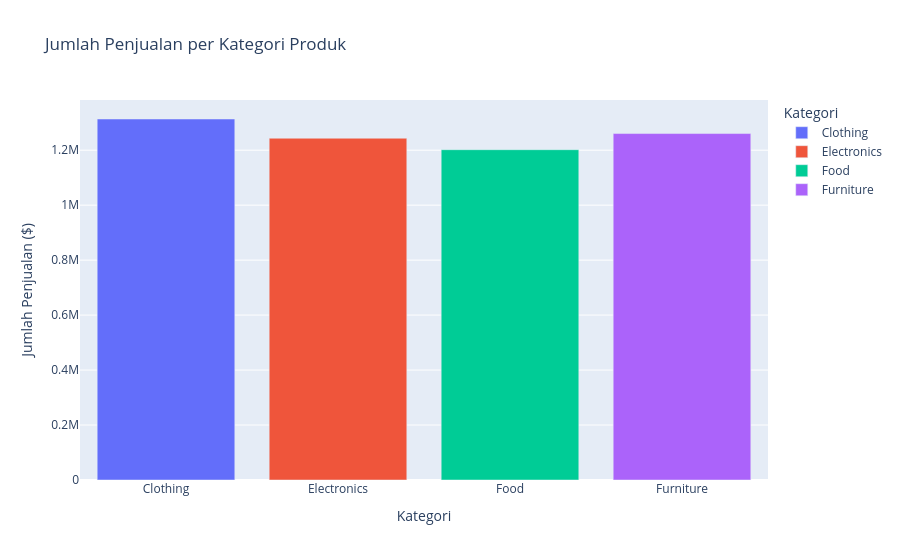

Notebook cell for this chart:
### Markdown cell above
## Interactive Bar Chart

### Code cell
cat_prod_amount = df.groupby('Product_Category')['Sales_Amount'].sum().reset_index()

graph_bar = px.bar(
   cat_prod_amount,
   x='Product_Category',
   y='Sales_Amount',
   color='Product_Category',
   title='Jumlah Penjualan per Kategori Produk',
   labels={'Sales_Amount': 'Jumlah Penjualan ($)', 'Product_Category': 'Kategori'}
)

graph_bar.show()

### Figure 1 — Plotly figure (JSON) as saved in the notebook; plotly's stock layout.template omitted (floating-point values rounded to 4 significant figures)
{"data": [{"hovertemplate": "Kategori=%{x}<br>Jumlah Penjualan ($)=%{y}<extra></extra>", "legendgroup": "Clothing", "marker": {"color": "#636efa", "pattern": {"shape": ""}}, "name": "Clothing", "orientation": "v", "showlegend": true, "textposition": "auto", "type": "bar", "x": ["Clothing"], "xaxis": "x", "y": [1313000.0], "yaxis": "y"}, {"hovertemplate": "Kategori=%{x}<br>Jumlah Penjualan ($)=%{y}<extra></extra>", "legendgroup": "Electronics", "marker": {"color": "#EF553B", "pattern": {"shape": ""}}, "name": "Electronics", "orientation": "v", "showlegend": true, "textposition": "auto", "type": "bar", "x": ["Electronics"], "xaxis": "x", "y": [1243000.0], "yaxis": "y"}, {"hovertemplate": "Kategori=%{x}<br>Jumlah Penjualan ($)=%{y}<extra></extra>", "legendgroup": "Food", "marker": {"color": "#00cc96", "pattern": {"shape": ""}}, "name": "Food", "orientation": "v", "showlegend": true, "textposition": "auto", "type": "bar", "x": ["Food"], "xaxis": "x", "y": [1202000.0], "yaxis": "y"}, {"hovertemplate": "Kategori=%{x}<br>Jumlah Penjualan ($)=%{y}<extra></extra>", "legendgroup": "Furniture", "marker": {"color": "#ab63fa", "pattern": {"shape": ""}}, "name": "Furniture", "orientation": "v", "showlegend": true, "textposition": "auto", "type": "bar", "x": ["Furniture"], "xaxis": "x", "y": [1261000.0], "yaxis": "y"}], "layout": {"barmode": "relative", "legend": {"title": {"text": "Kategori"}, "tracegroupgap": 0}, "title": {"text": "Jumlah Penjualan per Kategori Produk"}, "xaxis": {"anchor": "y", "categoryarray": ["Clothing", "Electronics", "Food", "Furniture"], "categoryorder": "array", "domain": [0, 1], "title": {"text": "Kategori"}}, "yaxis": {"anchor": "x", "domain": [0, 1], "title": {"text": "Jumlah Penjualan ($)"}}}}
